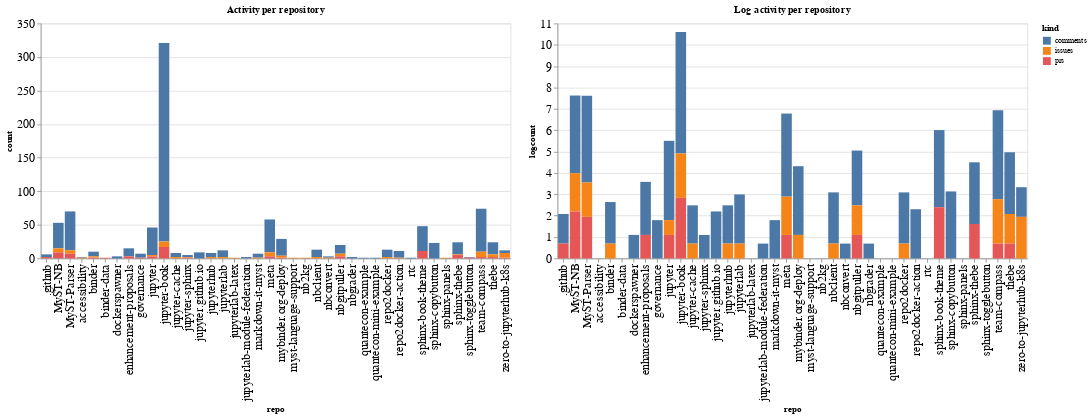

Notebook cell for this chart:
### Code cell
ch1 = alt.Chart(repo_summaries, width=600, title="Activity per repository").mark_bar().encode(
    x='repo',
    y='count',
    color='kind',
    tooltip="kind"
)

ch2 = alt.Chart(repo_summaries, width=600, title="Log activity per repository").mark_bar().encode(
    x='repo',
    y='logcount',
    color='kind',
    tooltip="kind"
)

ch1 | ch2

### Figure 1 — Vega-Lite specification as saved in the notebook (floating-point values rounded to 4 significant figures)
{"config": {"axisLeft": {"labelFontSize": 15}, "axisBottom": {"labelFontSize": 15}}, "hconcat": [{"mark": "bar", "encoding": {"color": {"type": "nominal", "field": "kind"}, "tooltip": {"type": "nominal", "field": "kind"}, "x": {"type": "nominal", "field": "repo"}, "y": {"type": "quantitative", "field": "count"}}, "title": "Activity per repository", "width": 600}, {"mark": "bar", "encoding": {"color": {"type": "nominal", "field": "kind"}, "tooltip": {"type": "nominal", "field": "kind"}, "x": {"type": "nominal", "field": "repo"}, "y": {"type": "quantitative", "field": "logcount"}}, "title": "Log activity per repository", "width": 600}], "data": {"name": "data-d482a57fbd2d489bd19d403d02cf29bd"}, "$schema": "https://vega.github.io/schema/vega-lite/v4.8.1.json", "datasets": {"data-d482a57fbd2d489bd19d403d02cf29bd": [{"repo": ".github", "kind": "comments", "count": 4, "logcount": 1.386}, {"repo": ".github", "kind": "prs", "count": 2, "logcount": 0.6931}, {"repo": "MyST-NB", "kind": "comments", "count": 38, "logcount": 3.638}, {"repo": "MyST-NB", "kind": "issues", "count": 6, "logcount": 1.792}, {"repo": "MyST-NB", "kind": "prs", "count": 9, "logcount": 2.197}, {"repo": "MyST-Parser", "kind": "comments", "count": 58, "logcount": 4.06}, {"repo": "MyST-Parser", "kind": "issues", "count": 5, "logcount": 1.609}, {"repo": "MyST-Parser", "kind": "prs", "count": 7, "logcount": 1.946}, {"repo": "accessibility", "kind": "comments", "count": 1, "logcount": 0.0}, {"repo": "accessibility", "kind": "issues", "count": 1, "logcount": 0.0}, {"repo": "binder", "kind": "comments", "count": 7, "logcount": 1.946}, {"repo": "binder", "kind": "issues", "count": 2, "logcount": 0.6931}, {"repo": "binder", "kind": "prs", "count": 1, "logcount": 0.0}, {"repo": "binder-data", "kind": "prs", "count": 1, "logcount": 0.0}, {"repo": "dockerspawner", "kind": "comments", "count": 3, "logcount": 1.099}, {"repo": "enhancement-proposals", "kind": "comments", "count": 12, "logcount": 2.485}, {"repo": "enhancement-proposals", "kind": "prs", "count": 3, "logcount": 1.099}, {"repo": "governance", "kind": "comments", "count": 6, "logcount": 1.792}, {"repo": "governance", "kind": "prs", "count": 1, "logcount": 0.0}, {"repo": "jupyter", "kind": "comments", "count": 41, "logcount": 3.714}, {"repo": "jupyter", "kind": "issues", "count": 2, "logcount": 0.6931}, {"repo": "jupyter", "kind": "prs", "count": 3, "logcount": 1.099}, {"repo": "jupyter-book", "kind": "comments", "count": 296, "logcount": 5.69}, {"repo": "jupyter-book", "kind": "issues", "count": 8, "logcount": 2.079}, {"repo": "jupyter-book", "kind": "prs", "count": 17, "logcount": 2.833}, {"repo": "jupyter-cache", "kind": "comments", "count": 6, "logcount": 1.792}, {"repo": "jupyter-cache", "kind": "issues", "count": 2, "logcount": 0.6931}, {"repo": "jupyter-sphinx", "kind": "comments", "count": 3, "logcount": 1.099}, {"repo": "jupyter-sphinx", "kind": "issues", "count": 1, "logcount": 0.0}, {"repo": "jupyter-sphinx", "kind": "prs", "count": 1, "logcount": 0.0}, {"repo": "jupyter.github.io", "kind": "comments", "count": 9, "logcount": 2.197}, {"repo": "jupyterhub", "kind": "comments", "count": 6, "logcount": 1.792}, {"repo": "jupyterhub", "kind": "issues", "count": 2, "logcount": 0.6931}, {"repo": "jupyterlab", "kind": "comments", "count": 10, "logcount": 2.303}, {"repo": "jupyterlab", "kind": "issues", "count": 2, "logcount": 0.6931}, {"repo": "jupyterlab-latex", "kind": "issues", "count": 1, "logcount": 0.0}, {"repo": "jupyterlab-module-federation", "kind": "comments", "count": 2, "logcount": 0.6931}, {"repo": "markdown-it-myst", "kind": "comments", "count": 6, "logcount": 1.792}, {"repo": "markdown-it-myst", "kind": "issues", "count": 1, "logcount": 0.0}, {"repo": "meta", "kind": "comments", "count": 49, "logcount": 3.892}, {"repo": "meta", "kind": "issues", "count": 6, "logcount": 1.792}, {"repo": "meta", "kind": "prs", "count": 3, "logcount": 1.099}, {"repo": "mybinder.org-deploy", "kind": "comments", "count": 25, "logcount": 3.219}, {"repo": "mybinder.org-deploy", "kind": "issues", "count": 3, "logcount": 1.099}, {"repo": "mybinder.org-deploy", "kind": "prs", "count": 1, "logcount": 0.0}, {"repo": "myst-language-support", "kind": "issues", "count": 1, "logcount": 0.0}, {"repo": "nb2kg", "kind": "issues", "count": 1, "logcount": 0.0}, {"repo": "nbclient", "kind": "comments", "count": 11, "logcount": 2.398}, {"repo": "nbclient", "kind": "issues", "count": 2, "logcount": 0.6931}, {"repo": "nbconvert", "kind": "comments", "count": 2, "logcount": 0.6931}, {"repo": "nbconvert", "kind": "issues", "count": 1, "logcount": 0.0}, {"repo": "nbgitpuller", "kind": "comments", "count": 13, "logcount": 2.565}, {"repo": "nbgitpuller", "kind": "issues", "count": 4, "logcount": 1.386}, {"repo": "nbgitpuller", "kind": "prs", "count": 3, "logcount": 1.099}, {"repo": "nbgrader", "kind": "comments", "count": 2, "logcount": 0.6931}, {"repo": "quantecon-example", "kind": "comments", "count": 1, "logcount": 0.0}, {"repo": "quantecon-mini-example", "kind": "comments", "count": 1, "logcount": 0.0}, {"repo": "repo2docker", "kind": "comments", "count": 11, "logcount": 2.398}, {"repo": "repo2docker", "kind": "issues", "count": 2, "logcount": 0.6931}, {"repo": "repo2docker-action", "kind": "comments", "count": 10, "logcount": 2.303}, {"repo": "repo2docker-action", "kind": "issues", "count": 1, "logcount": 0.0}, {"repo": "rtc", "kind": "comments", "count": 1, "logcount": 0.0}, {"repo": "sphinx-book-theme", "kind": "comments", "count": 37, "logcount": 3.611}, {"repo": "sphinx-book-theme", "kind": "prs", "count": 11, "logcount": 2.398}, {"repo": "sphinx-copybutton", "kind": "comments", "count": 23, "logcount": 3.135}, {"repo": "sphinx-panels", "kind": "issues", "count": 1, "logcount": 0.0}, {"repo": "sphinx-thebe", "kind": "comments", "count": 18, "logcount": 2.89}, {"repo": "sphinx-thebe", "kind": "issues", "count": 1, "logcount": 0.0}, {"repo": "sphinx-thebe", "kind": "prs", "count": 5, "logcount": 1.609}, {"repo": "sphinx-togglebutton", "kind": "comments", "count": 1, "logcount": 0.0}, {"repo": "sphinx-togglebutton", "kind": "prs", "count": 1, "logcount": 0.0}, {"repo": "team-compass", "kind": "comments", "count": 64, "logcount": 4.159}, {"repo": "team-compass", "kind": "issues", "count": 8, "logcount": 2.079}, {"repo": "team-compass", "kind": "prs", "count": 2, "logcount": 0.6931}, {"repo": "thebe", "kind": "comments", "count": 18, "logcount": 2.89}, {"repo": "thebe", "kind": "issues", "count": 4, "logcount": 1.386}, {"repo": "thebe", "kind": "prs", "count": 2, "logcount": 0.6931}, {"repo": "zero-to-jupyterhub-k8s", "kind": "comments", "count": 4, "logcount": 1.386}, {"repo": "zero-to-jupyterhub-k8s", "kind": "issues", "count": 7, "logcount": 1.946}, {"repo": "zero-to-jupyterhub-k8s", "kind": "prs", "count": 1, "logcount": 0.0}]}}
